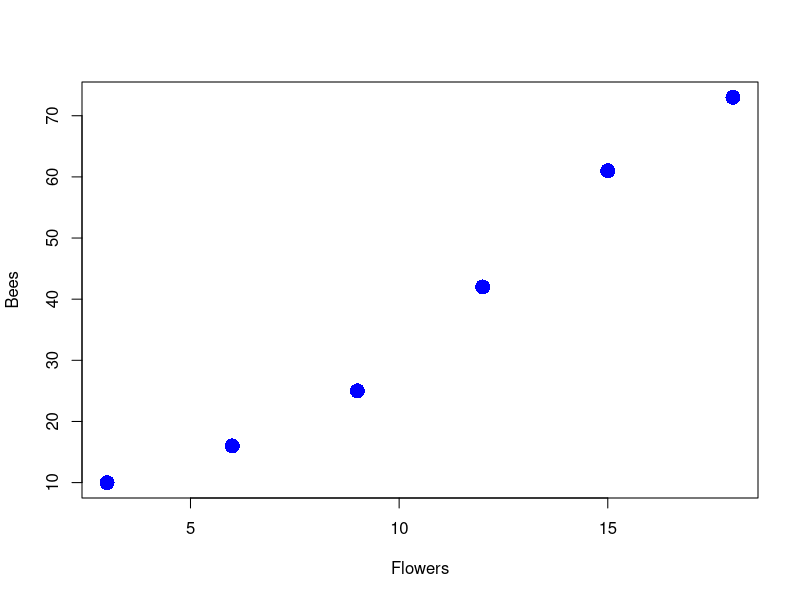
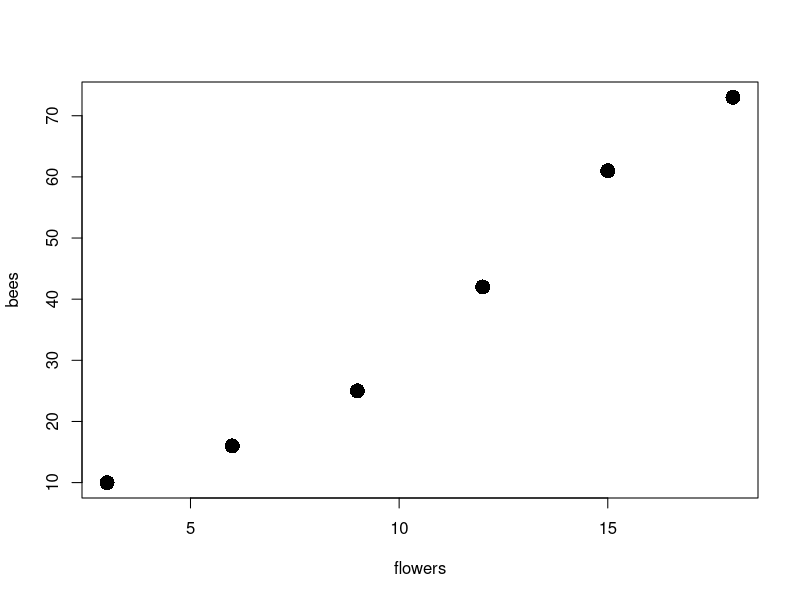
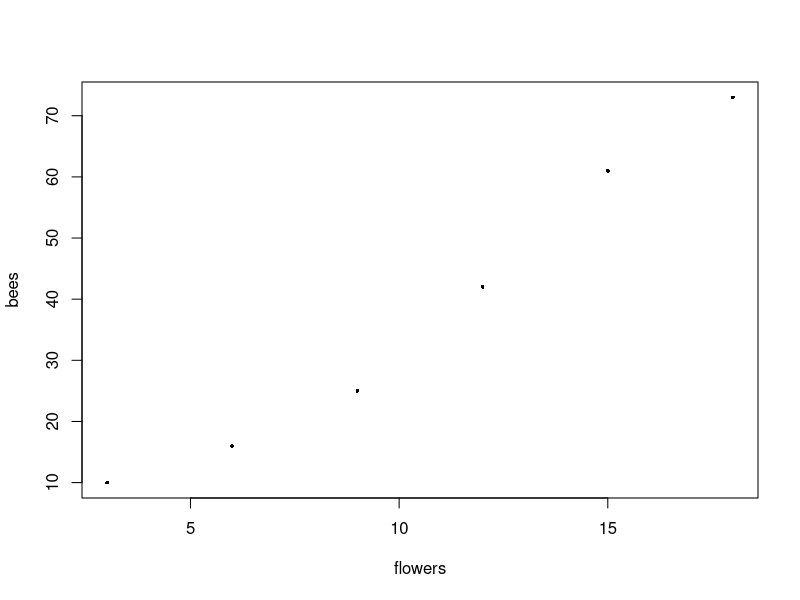
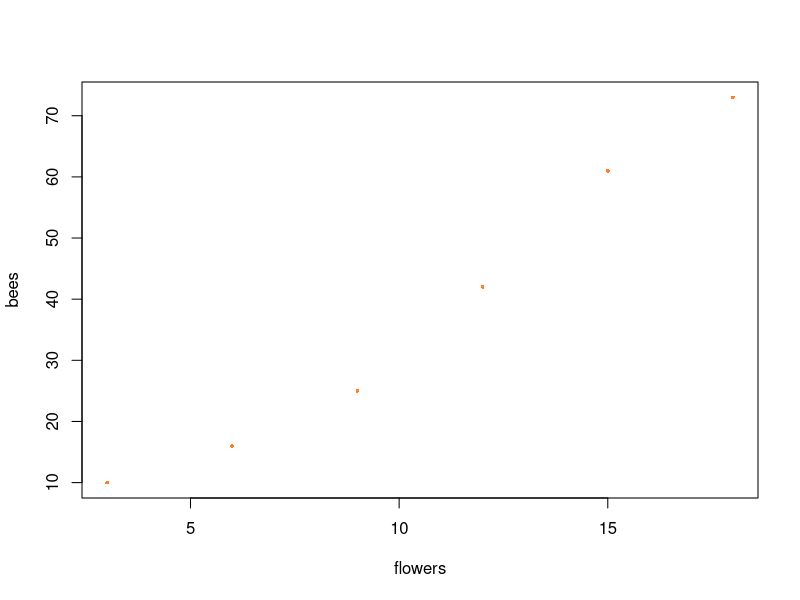

Generate these figures, in order, with R:
#First R script

#R as calculator
A <- 6 * 7
B <- 5 * 8
C <- A + B

#Arrays
flowers <- c(3, 6, 9, 12, 15, 18)
bees <- c(10, 16, 25, 42, 61, 73)

#Plot
plot(flowers, bees, pch=16,  col='blue', cex=2, xlab='Flowers', ylab='Bees') #(X,Y,Simbolo, Colore, Dimensione, LabelX,labelY)

#Examples

#Symbol Dimensions
plot(flowers, bees, pch=16, cex=2) #x2
plot(flowers, bees, pch=16, cex=.5) #x0.5

#Colors
plot(flowers, bees, pch=16, cex=.5, col='chocolate1') 
